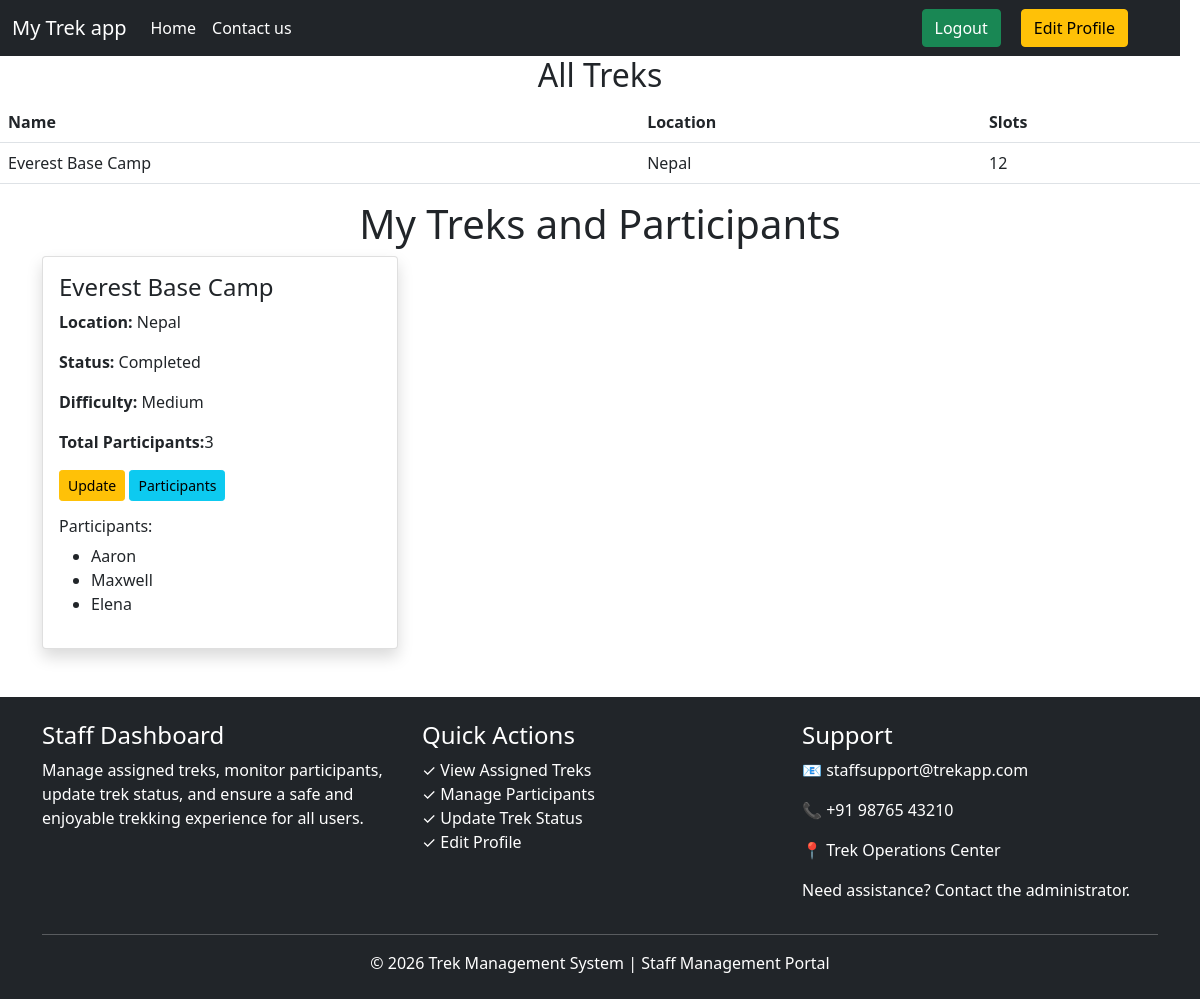
The app's page /staff (signed in) with its own data.
### models.py (models this page shows)
class Trek(db.Model):
    id = db.Column(db.Integer, primary_key=True)
    name = db.Column(db.String(100))
    location = db.Column(db.String(100))
    assigned_staff_id=staff_id=db.Column(db.Integer, db.ForeignKey('user.id'))
    available_slots=db.Column(db.Integer)
    difficulty = db.Column(db.String(50))
    duration = db.Column(db.Integer)
    status = db.Column(db.String(20),default='Open')
    start_date=db.Column(db.Date)
    end_date=db.Column(db.Date)
    image=db.Column(db.String(500))
    trek_details=db.Column(db.String(500))
    bookings = db.relationship(
        'Booking',
        backref='trek',
        lazy=True
    )
    assigned_staff_id = db.Column(
        db.Integer,
        db.ForeignKey('user.id'),
        nullable=True
    )

class User(db.Model):
    id = db.Column(db.Integer, primary_key=True)
    name = db.Column(db.String(100) , nullable=False)
    email = db.Column(db.String(100), unique=True ,nullable=False)
    password = db.Column(db.String(100) ,nullable=False)
    role = db.Column(db.String(20))
    approved = db.Column(db.Boolean, default=False)
    blacklisted = db.Column(db.Boolean, default=False)
    bookings = db.relationship(
        'Booking',
        backref='user',
        lazy=True
    )

### app.py (the view)
@app.route('/staff')
def staff_dashboard():
    if 'user_id' not in session:
        return redirect('/login')
    if session['role'] != 'staff':
        return "Access Denied"
    assigned_treks = Trek.query.filter_by(assigned_staff_id=session['user_id']).all()
    trek_user_report = []
    for trek in assigned_treks:
        bookings = Booking.query.filter_by(Trek_ID=trek.id,Status='Booked').all()
        users = []
        for booking in bookings:
            user = User.query.get(booking.User_ID)
            if user:
                users.append(user)
        trek_user_report.append({
            'trek': trek,
            'users': users
        })
    return render_template('staff_dashboard.html',assigned_treks=assigned_treks,trek_user_report=trek_user_report)

### templates/staff_dashboard.html (shortened to what this page needs)
<!DOCTYPE html>
<html lang="en">
<head>
    <link href="https://cdn.jsdelivr.net/npm/bootstrap@5.0.2/dist/css/bootstrap.min.css" rel="stylesheet">
</head>
<body>
  <nav class="navbar navbar-expand-lg navbar-light bg-dark" style="margin-right: 20px;">
    <div class="container-fluid" style="margin-right: 20px;">
        <a class="navbar-brand" href="#" style="color: white;">My Trek app</a>
        <div class="collapse navbar-collapse" id="navbarNav" style="margin-right: 20px;">
        <ul class="navbar-nav">
            <li class="nav-item">
            <a class="nav-link active" aria-current="page" href="#" style="color: white;">Home</a>
            </li>
            <li class="nav-item">
            <a class="nav-link" href="#footer" style="color: white;">Contact us</a>
            </li>
        </ul>
        </div>
        <a href="/logout" class="btn btn-success" style="margin-right: 20px;">Logout</a>
    <a href="/edit_profile" class="btn btn-warning " style="margin-right: 20px;">Edit Profile</a>
    </div>
  </nav>
<h2 style="text-align: center;">All Treks</h2>
<table class="table">
    <tr>
        <th>Name</th>
        <th>Location</th>
        <th>Slots</th>
    </tr>
    {% for trek in assigned_treks %}
    <tr>
        <td>{{ trek.name }}</td>
        <td>{{ trek.location }}</td>
        <td>{{ trek.available_slots }}</td>
    </tr>
    {% endfor %}
</table>
<h1 class="text-center">My Treks and Participants</h1>
<div class="container">
    <div class="row row-cols-1 row-cols-md-3 g-4">
        {% for item in trek_user_report %}
        <div class="col">
            <div class="card h-100 shadow">
                <div class="card-body">
                    <h4 class="card-title">{{ item.trek.name }}</h4>
                    <p><b>Location: </b>{{ item.trek.location }}</p>
                    <p><b>Status: </b>{{ item.trek.status }}</p>
                    <p><b>Difficulty: </b>{{ item.trek.difficulty }}</p>
                    <p><b>Total Participants:</b>{{ item.users|length }}</p>
                    <div class="mb-3">
                        <a href="/staff_edit_trek/{{ item.trek.id }}" class="btn btn-warning btn-sm">Update</a>
                        <a href="/participants/{{ item.trek.id }}" class="btn btn-info btn-sm">Participants</a>
                    </div>
                    <h6>Participants:</h6>
                    <ul>
                    {% for user in item.users[:3] %}
                        <li>{{ user.name }}</li>
                    {% endfor %}
                    </ul>
                </div>
            </div>
        </div>
        {% endfor %}
    </div>
</div>
<footer id="footer" class="bg-dark text-white mt-5">
<div class="container py-4">
    <div class="row">
        <div class="col-md-4">
            <h4>Staff Dashboard</h4>
            <p>
                Manage assigned treks, monitor participants,
                update trek status, and ensure a safe and
                enjoyable trekking experience for all users.
            </p>
        </div>
        <div class="col-md-4">
            <h4>Quick Actions</h4>
            <ul class="list-unstyled">
                <li>✓ View Assigned Treks</li>
                <li>✓ Manage Participants</li>
                <li>✓ Update Trek Status</li>
                <li>✓ Edit Profile</li>
            </ul>
        </div>
        <div class="col-md-4">
            <h4>Support</h4>
            <p>📧 staffsupport@trekapp.com</p>
            <p>📞 +91 98765 43210</p>
            <p>📍 Trek Operations Center</p>
            <p>
                Need assistance? Contact the administrator.
            </p>
        </div>
    </div>
    <hr>
    <div class="text-center">
        <p class="mb-0">
            © 2026 Trek Management System |
            Staff Management Portal
        </p>
    </div>
</div>
</footer>
</body>
</html>

### records on screen
Trek: name "Everest Base Camp", location "Nepal", available_slots "12", trek.name "Everest Base Camp", trek.location "Nepal", trek.status "Completed", trek.difficulty "Medium"
User: name "Aaron"
User: name "Maxwell"
User: name "Elena"

### other values on screen
{{ item.users|length }} "3"
